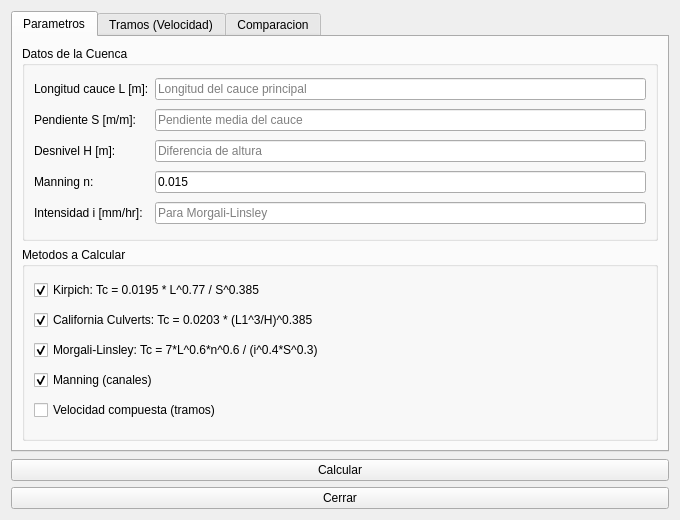
<?xml version="1.0" encoding="UTF-8"?>
<ui version="4.0">
 <class>dlg_mdu_time_of_concentration</class>
 <widget class="QDialog" name="dlg_mdu_time_of_concentration">
  <property name="geometry"><rect><x>0</x><y>0</y><width>680</width><height>520</height></rect></property>
  <property name="windowTitle"><string>Tiempo de Concentracion (MDU)</string></property>
  <layout class="QVBoxLayout" name="main_layout">
   <item>
    <widget class="QTabWidget" name="mainTab">
     <widget class="QWidget" name="tab_input">
      <attribute name="title"><string>Parametros</string></attribute>
      <layout class="QVBoxLayout" name="input_layout">
       <item>
        <widget class="QGroupBox" name="grp_catchment">
         <property name="title"><string>Datos de la Cuenca</string></property>
         <layout class="QGridLayout" name="grid_catchment">
          <item row="0" column="0"><widget class="QLabel" name="lbl_length"><property name="text"><string>Longitud cauce L [m]:</string></property></widget></item>
          <item row="0" column="1"><widget class="QLineEdit" name="txt_length"><property name="placeholderText"><string>Longitud del cauce principal</string></property></widget></item>
          <item row="1" column="0"><widget class="QLabel" name="lbl_slope"><property name="text"><string>Pendiente S [m/m]:</string></property></widget></item>
          <item row="1" column="1"><widget class="QLineEdit" name="txt_slope"><property name="placeholderText"><string>Pendiente media del cauce</string></property></widget></item>
          <item row="2" column="0"><widget class="QLabel" name="lbl_height_diff"><property name="text"><string>Desnivel H [m]:</string></property></widget></item>
          <item row="2" column="1"><widget class="QLineEdit" name="txt_height_diff"><property name="placeholderText"><string>Diferencia de altura</string></property></widget></item>
          <item row="3" column="0"><widget class="QLabel" name="lbl_manning_n"><property name="text"><string>Manning n:</string></property></widget></item>
          <item row="3" column="1"><widget class="QLineEdit" name="txt_manning_n"><property name="text"><string>0.015</string></property></widget></item>
          <item row="4" column="0"><widget class="QLabel" name="lbl_intensity"><property name="text"><string>Intensidad i [mm/hr]:</string></property></widget></item>
          <item row="4" column="1"><widget class="QLineEdit" name="txt_intensity"><property name="placeholderText"><string>Para Morgali-Linsley</string></property></widget></item>
         </layout>
        </widget>
       </item>
       <item>
        <widget class="QGroupBox" name="grp_methods">
         <property name="title"><string>Metodos a Calcular</string></property>
         <layout class="QVBoxLayout" name="methods_layout">
          <item><widget class="QCheckBox" name="chk_kirpich"><property name="text"><string>Kirpich: Tc = 0.0195 * L^0.77 / S^0.385</string></property><property name="checked"><bool>true</bool></property></widget></item>
          <item><widget class="QCheckBox" name="chk_california"><property name="text"><string>California Culverts: Tc = 0.0203 * (L1^3/H)^0.385</string></property><property name="checked"><bool>true</bool></property></widget></item>
          <item><widget class="QCheckBox" name="chk_morgali"><property name="text"><string>Morgali-Linsley: Tc = 7*L^0.6*n^0.6 / (i^0.4*S^0.3)</string></property><property name="checked"><bool>true</bool></property></widget></item>
          <item><widget class="QCheckBox" name="chk_manning"><property name="text"><string>Manning (canales)</string></property><property name="checked"><bool>true</bool></property></widget></item>
          <item><widget class="QCheckBox" name="chk_velocity"><property name="text"><string>Velocidad compuesta (tramos)</string></property></widget></item>
         </layout>
        </widget>
       </item>
      </layout>
     </widget>
     <widget class="QWidget" name="tab_velocity">
      <attribute name="title"><string>Tramos (Velocidad)</string></attribute>
      <layout class="QVBoxLayout" name="vel_layout">
       <item><widget class="QTableWidget" name="tbl_velocity_segments"/></item>
       <item>
        <layout class="QHBoxLayout" name="vel_btn_layout">
         <item><widget class="QPushButton" name="btn_add_segment"><property name="text"><string>Agregar tramo</string></property></widget></item>
         <item><widget class="QPushButton" name="btn_remove_segment"><property name="text"><string>Eliminar tramo</string></property></widget></item>
        </layout>
       </item>
      </layout>
     </widget>
     <widget class="QWidget" name="tab_results">
      <attribute name="title"><string>Comparacion</string></attribute>
      <layout class="QVBoxLayout" name="results_layout">
       <item><widget class="QTableWidget" name="tbl_tc_results"/></item>
       <item><widget class="QTextEdit" name="txt_tc_summary"><property name="readOnly"><bool>true</bool></property></widget></item>
      </layout>
     </widget>
    </widget>
   </item>
   <item>
    <layout class="QGridLayout" name="lyt_buttons">
     <item><spacer name="spacer"><property name="orientation"><enum>Qt::Horizontal</enum></property></spacer></item>
     <item><widget class="QPushButton" name="btn_calculate"><property name="text"><string>Calcular</string></property></widget></item>
     <item><widget class="QPushButton" name="btn_close"><property name="text"><string>Cerrar</string></property></widget></item>
    </layout>
   </item>
  </layout>
 </widget>
 <resources/>
 <connections/>
</ui>
